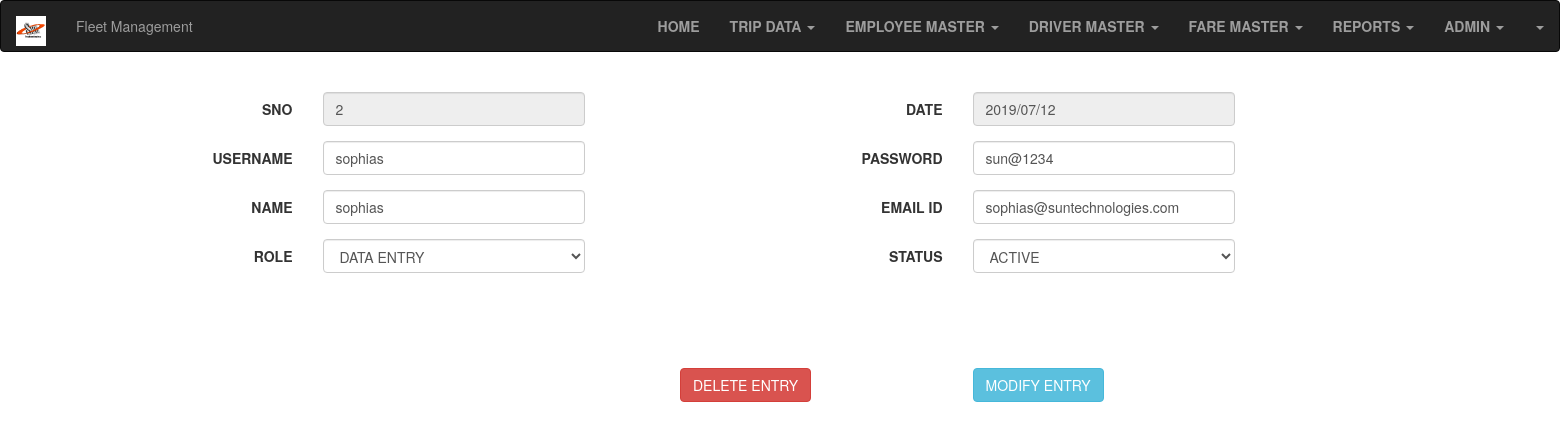
Screenshot of /ModifyAdmin.php?edit=sophias with the database file from the repository.
### tables this page shows
CREATE TABLE IF NOT EXISTS `addadmin` (
  `SNO` int(40) DEFAULT NULL,
  `Date` varchar(40) DEFAULT NULL,
  `Username` varchar(40) NOT NULL,
  `Password` varchar(40) NOT NULL,
  `Name` varchar(40) NOT NULL,
  `Email` varchar(40) DEFAULT NULL,
  `Role` varchar(40) DEFAULT NULL,
  `Status` varchar(40) NOT NULL,
  `LastModify` varchar(40) DEFAULT NULL,
  `LastModifyDate` date DEFAULT NULL,
  `UploadBy` varchar(40) DEFAULT NULL,
  `UploadDate` date DEFAULT NULL,
  UNIQUE KEY `Username` (`Username`)
);

### ModifyAdminval.php (called while the page is built, shortened)
<?php
require_once 'Config.php';
	if(isset($_GET['edit']))
	{
		$username=$_GET['edit'];
		$results=$mysqli->query("SELECT * FROM addadmin where Username='$username'") or die($mysqli->error());
		if(count($results)==1)
		{
			$row=$results->fetch_array();
	$sno =$row['SNO'];
	$date=$row['Date'];
	$username=$row['Username'];
	$password =$row['Password'];
	$name=$row['Name'];
	$email=$row['Email'];
	$role=$row['Role'];
		$status=$row['Status'];
		}
	}
 ?>

### ModifyAdmin.php (the view, shortened to what this page needs)
<!DOCTYPE html>
<html lang="en">
<head>
  <link rel="stylesheet" href="https://maxcdn.bootstrapcdn.com/bootstrap/3.4.0/css/bootstrap.min.css">
</head>
<body>
<?php require_once 'ModifyAdminval.php' ?>
<?php
include("Header.php");
?>
<div class="container-fluid">
				<div class="row">
				<form class="form-horizontal" method="post" action="ModifyAdminval.php">
				<div class="col-md-5">
			<div class="container">
  <fieldset>
    <div class="form-group row">
      <label class="control-label col-lg-3" for="SNO">SNO</label>
      <div class="col-lg-3">
        <input type="number" class="form-control input-md" readonly="readonly" id="SNO" placeholder="SNO" name="SNO" value="<?php echo $sno; ?>">
      </div>
    </div>
   <div class="form-group row">
      <label class="control-label col-md-3" for="Username">USERNAME</label>
      <div class="col-md-3">
        <input type="text" class="form-control input-md" id="Username" placeholder="Username" name="Username" value="<?php echo $username; ?>">
      </div>
    </div>
	<div class="form-group row">
      <label class="control-label col-md-3" for="Name">NAME</label>
      <div class="col-md-3">
        <input type="text" class="form-control input-md" id="Name" placeholder="Name" name="Name" value="<?php echo $name; ?>">
      </div>
    </div>
	<div class="form-group row">
      <label class="control-label col-md-3" for="Role">ROLE</label>
      <div class="col-md-3">
  <select class="form-control" name="Role" id="Role">
  <option><?php echo $role; ?></option>
  </select>
      </div>
    </div>
  </fieldset>
</div>
				</div>
				<div class="col-md-5">
			<div class="container">
  <fieldset>
    <div class="form-group row">
      <label class="control-label col-lg-3" for="SNO">DATE</label>
      <div class="col-lg-3">
        <input type="text" class="form-control input-md" id="Date" readonly="readonly" placeholder="Date" name="Date" value="<?php echo $date; ?>">
      </div>
    </div>
    <div class="form-group row">
      <label class="control-label col-md-3" for="Password">PASSWORD</label>
      <div class="col-md-3">
        <input type="text" class="form-control input-md" id="Password" placeholder="Password" name="Password" value="<?php echo $password; ?>">
      </div>
    </div>
	<div class="form-group row">
      <label class="control-label col-md-3" for="Email">EMAIL ID</label>
      <div class="col-md-3">
        <input type="email" class="form-control input-md" id="Email" placeholder="Email" name="Email" value="<?php echo $email; ?>">
      </div>
    </div>
	<div class="form-group row">
      <label class="control-label col-md-3" for="Status">STATUS</label>
      <div class="col-md-3">
  <select class="form-control" name="Status" id="Status" >
  <option><?php echo $status; ?></option>
  </select>
      </div>
    </div>
	<br>
	<br>
	<br>
	<br>
	<div class="form-group row">
	<div class="col-md-3">
   <input type="submit" name="Delete" id="Delete"class="btn btn-danger btn-md" value="DELETE ENTRY">
   </div>
      <div class="col-md-3">
   <input type="submit" name="Modify" id="Modify"class="btn btn-info" value="MODIFY ENTRY">
   </div>
   </div>
  </fieldset>
</div>
<div class="col-md-2">
			</div>
				</div>
				</form>
				</div>
</div>
</body>
</html>

### rows the page displays
addadmin: SNO "2", Username "sophias", Name "sophias", Role "DATA ENTRY", Date "2019/07/12", Password "sun@1234", Email "sophias@suntechnologies.com", Status "ACTIVE"
